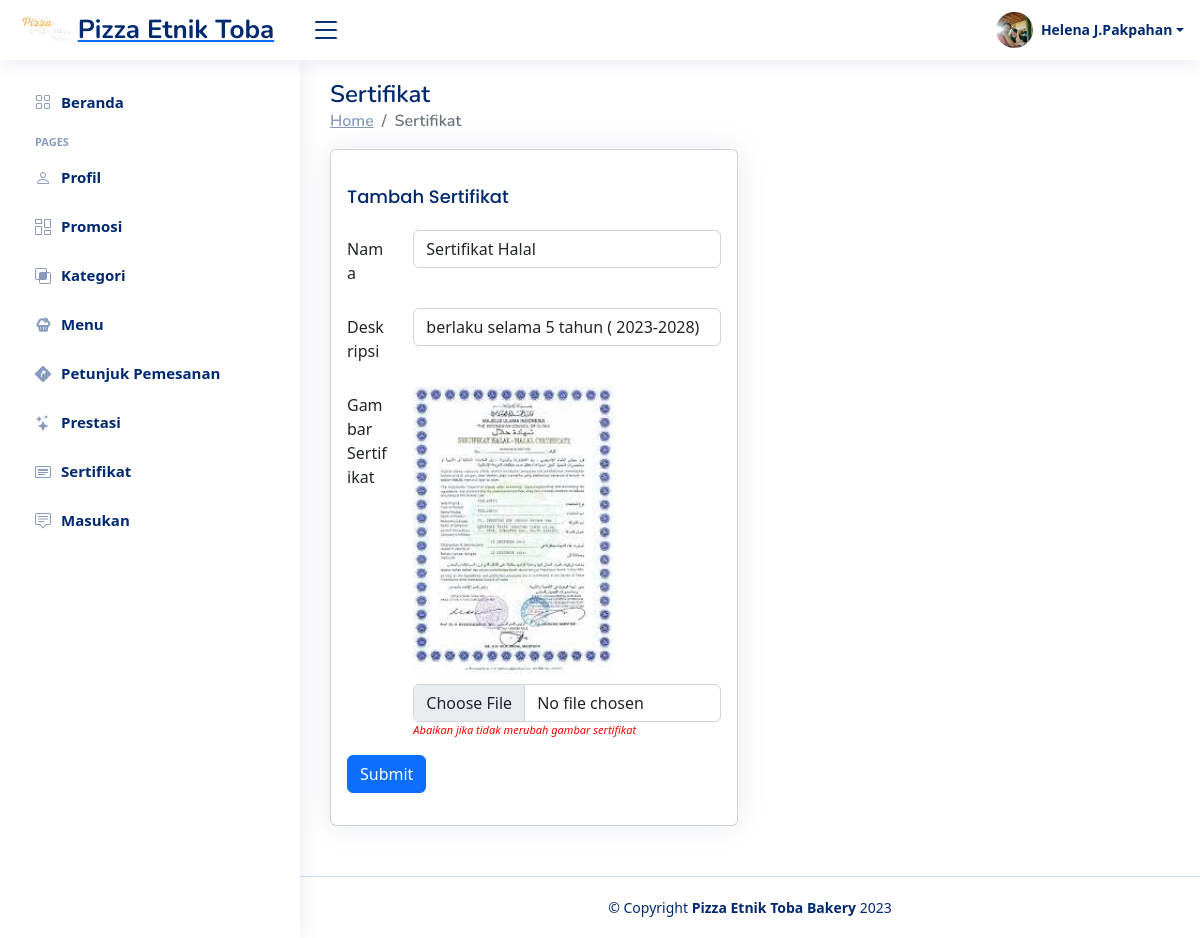
Page /Website/Admin/edit-sertifikat.php?id=5&gambar=halal.jpg (signed in) on the committed database.
### tables this page shows
CREATE TABLE `sertifikat` (
  `id_sertifikat` int(11) NOT NULL,
  `judul_sertifikat` varchar(100) NOT NULL,
  `deskripsi_sertifikat` varchar(255) NOT NULL,
  `gambar_sertifikat` varchar(255) NOT NULL,
  `id_admin` int(11) NOT NULL DEFAULT 1
);

### Website/Admin/edit-sertifikat.php (the view, shortened to what this page needs)
<?php
    include '../koneksi/koneksi.php';
    if (isset($_GET['id'])) {
     $id = ($_GET["id"]);
     $query = "SELECT * FROM sertifikat WHERE id_sertifikat='$id'";
     $result = mysqli_query($koneksi, $query);
     $data = mysqli_fetch_assoc($result);
   } else {
     echo "<script>alert('Masukkan data id.');window.location='sertifikat.php';</script>";
   }
?>
<!DOCTYPE html>
<html lang="en">
<head>
    <link rel="stylesheet" href="style.css">
    <link href="vendor/bootstrap/css/bootstrap.min.css" rel="stylesheet">
    <link href="vendor/bootstrap-icons/bootstrap-icons.css" rel="stylesheet">
    <link href="vendor/boxicons/css/boxicons.min.css" rel="stylesheet">
    <link href="vendor/quill/quill.snow.css" rel="stylesheet">
    <link href="vendor/quill/quill.bubble.css" rel="stylesheet">
    <link href="vendor/remixicon/remixicon.css" rel="stylesheet">
    <link href="vendor/simple-datatables/style.css" rel="stylesheet">
</head>
<?php include 'header.php' ?>
<?php include 'sidebar.php' ?>
<main id="main" class="main">
    <div class="pagetitle">
        <h1>Sertifikat</h1>
        <nav>
            <ol class="breadcrumb">
                <li class="breadcrumb-item"><a href="index.php">Home</a></li>
                <li class="breadcrumb-item active">Sertifikat</li>
            </ol>
        </nav>
    </div>
    <section class="section">
        <div class="row">
            <div class="col-lg-6">
                <div class="card">
                    <div class="card-body">
                        <h5 class="card-title">Tambah Sertifikat</h5>
                        <form role="form" action="edit-sertifikat-proses.php" method="POST" enctype="multipart/form-data">
                            <div class="row mb-3">
                                <label for="inputText" class="col-sm-2 col-form-label">Nama</label>
                                <div class="col-sm-10">
                                    <input type="text" class="form-control" name="judul" value="<?php echo $data['judul_sertifikat']; ?>" required>
                                </div>
                            </div>
                            <div class="row mb-3">
                                <label for="inputText" class="col-sm-2 col-form-label">Deskripsi</label>
                                <div class="col-sm-10">
                                        <input type="text" class="form-control" name="deskripsi" value="<?php echo $data['deskripsi_sertifikat']; ?>"required>
                                </div>
                            </div>
                            <div class="row mb-3">
                                <label for="inputNumber" class="col-sm-2 col-form-label">Gambar Sertifikat</label>
                                <div class="col-sm-10">
                                    <img src="../../pictures/<?php echo $data['gambar_sertifikat'];?>" style="width: 200px;float: left;margin-bottom: 10px;">
                                    <input class="form-control" type="file" id="formFile" name="gambar">
                                    <i style="float: left;font-size: 11px;color: red">Abaikan jika tidak merubah gambar sertifikat</i>                                </div>
                            </div>
                            <div class="row mb-3">
                                <div class="col-sm-10">
                                    <button type="submit" class="btn btn-primary">Submit </button>
                                </div>
                            </div>
                        </form>
                    </div>
                </div>
            </div>
        </div>
    </section>
</main>
<?php include 'footer.php' ?>
</body>
</html>

### Website/Admin/header.php (shortened to what this page needs)
<?php
    include_once('../koneksi/koneksi.php');
    $query = 'SELECT * FROM admin';
    $result_set = $koneksi->query($query);
    $row = $result_set->fetch_assoc();
?>
<header id="header" class="header fixed-top d-flex align-items-center">
    <div class="d-flex align-items-center justify-content-between">
        <a href="index.php" class="logo d-flex align-items-center">
            <img src="assets/img/logo.png" alt="">
            <span class="d-none d-lg-block">Pizza Etnik Toba</span>
        </a>
        <i class="bi bi-list toggle-sidebar-btn"></i>
    </div>
    <nav class="header-nav ms-auto">
        <ul class="d-flex align-items-center">
            <li class="nav-item dropdown pe-3">
                <a class="nav-link nav-profile d-flex align-items-center pe-0" href="#" data-bs-toggle="dropdown">
                    <img src="../../pictures/<?php echo $row['foto_admin'];?>" alt="Profile" class="rounded-circle">
                    <span class="d-none d-md-block dropdown-toggle ps-2"><?php echo  $row['nama_admin'];?></span>
                </a>
            </li>
        </ul>
    </nav>
</header>

### Website/Admin/style.css (style rules this page uses)
:root { scroll-behavior: smooth; }
a { color: #4154f1; text-decoration: none; }
h1, h2, h3, h4, h5, h6 { font-family: "Nunito", sans-serif; }
#main { margin-top: 60px; padding: 20px 30px; transition: all 0.3s; }
.pagetitle { margin-bottom: 10px; }
.pagetitle h1 { font-size: 24px; margin-bottom: 0; font-weight: 600; color: #012970; }
.card { margin-bottom: 30px; border: none; border-radius: 5px; box-shadow: 0px 0 30px rgba(1, 41, 112, 0.1); }
.card-title { padding: 20px 0 15px 0; font-size: 18px; font-weight: 500; color: #012970; font-family: "Poppins", sans-serif; }
.card-body { padding: 0 20px 20px 20px; }
.breadcrumb { font-size: 14px; font-family: "Nunito", sans-serif; color: #899bbd; font-weight: 600; }
.breadcrumb a { color: #899bbd; transition: 0.3s; }
.breadcrumb .breadcrumb-item::before { color: #899bbd; }
.breadcrumb .active { color: #51678f; font-weight: 600; }
.logo { line-height: 1; }
@media (min-width: 1200px) { .logo { width: 280px; } }
.logo img { max-height: 26px; margin-right: 6px; }
.logo span { font-size: 26px; font-weight: 700; color: #012970; font-family: "Nunito", sans-serif; }
.header { transition: all 0.5s; z-index: 997; height: 60px; box-shadow: 0px 2px 20px rgba(1, 41, 112, 0.1); background-color: #fff; padding-left: 20px; }
.header .toggle-sidebar-btn { font-size: 32px; padding-left: 10px; cursor: pointer; color: #012970; }
.header-nav ul { list-style: none; }
.header-nav > ul { margin: 0; padding: 0; }
.header-nav .nav-profile { color: #012970; }
.header-nav .nav-profile img { max-height: 36px; }
.header-nav .nav-profile span { font-size: 14px; font-weight: 600; }
@media (min-width: 1200px) { #main, #footer { margin-left: 300px; } }

### rows in the picture
sertifikat: judul "Sertifikat Halal", deskripsi "berlaku selama 5 tahun ( 2023-2028)", gambar_sertifikat (picture)

### other values in the picture
$row['nama_admin'] "Helena J.Pakpahan"
